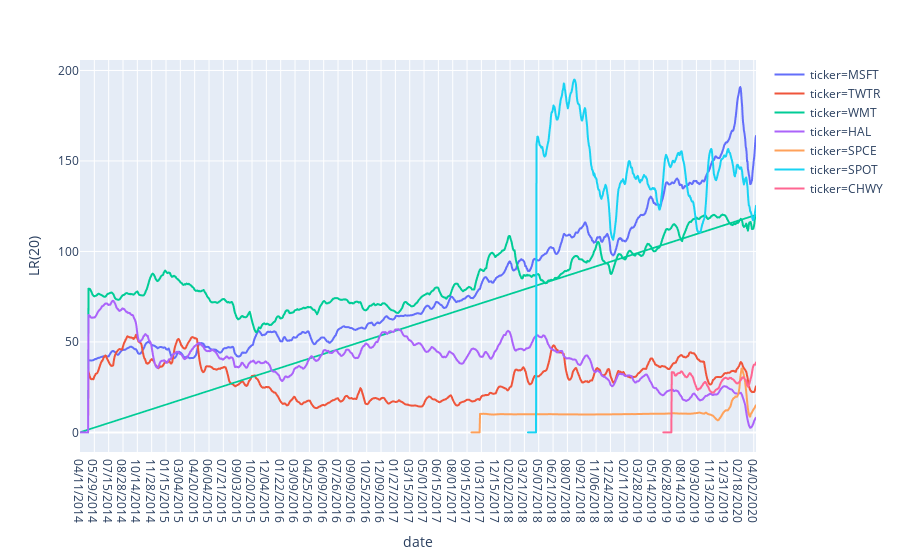

Write notebook code for a chart like this one.
### Code cell
new_fig3 = px.line(newdf, x=newdf['date'], y=newdf['LR(20)'],color=newdf['ticker'])
new_fig3.show()

### Figure 1 — Plotly figure (JSON) as saved in the notebook; plotly's stock layout.template omitted (floating-point values rounded to 4 significant figures; data arrays with more than 128 entries replaced by an {"elided": "..."} marker saying what was removed)
{"data": [{"hoverlabel": {"namelength": 0}, "hovertemplate": "ticker=MSFT<br>date=%{x}<br>LR(20)=%{y}", "legendgroup": "ticker=MSFT", "line": {"color": "#636efa", "dash": "solid"}, "mode": "lines", "name": "ticker=MSFT", "showlegend": true, "type": "scattergl", "x": {"elided": "1510 str values"}, "xaxis": "x", "y": {"elided": "1510 float values"}, "yaxis": "y"}, {"hoverlabel": {"namelength": 0}, "hovertemplate": "ticker=TWTR<br>date=%{x}<br>LR(20)=%{y}", "legendgroup": "ticker=TWTR", "line": {"color": "#EF553B", "dash": "solid"}, "mode": "lines", "name": "ticker=TWTR", "showlegend": true, "type": "scattergl", "x": {"elided": "1510 str values"}, "xaxis": "x", "y": {"elided": "1510 float values"}, "yaxis": "y"}, {"hoverlabel": {"namelength": 0}, "hovertemplate": "ticker=WMT<br>date=%{x}<br>LR(20)=%{y}", "legendgroup": "ticker=WMT", "line": {"color": "#00cc96", "dash": "solid"}, "mode": "lines", "name": "ticker=WMT", "showlegend": true, "type": "scattergl", "x": {"elided": "3020 str values"}, "xaxis": "x", "y": {"elided": "3020 float values"}, "yaxis": "y"}, {"hoverlabel": {"namelength": 0}, "hovertemplate": "ticker=HAL<br>date=%{x}<br>LR(20)=%{y}", "legendgroup": "ticker=HAL", "line": {"color": "#ab63fa", "dash": "solid"}, "mode": "lines", "name": "ticker=HAL", "showlegend": true, "type": "scattergl", "x": {"elided": "1510 str values"}, "xaxis": "x", "y": {"elided": "1510 float values"}, "yaxis": "y"}, {"hoverlabel": {"namelength": 0}, "hovertemplate": "ticker=SPCE<br>date=%{x}<br>LR(20)=%{y}", "legendgroup": "ticker=SPCE", "line": {"color": "#FFA15A", "dash": "solid"}, "mode": "lines", "name": "ticker=SPCE", "showlegend": true, "type": "scattergl", "x": {"elided": "636 str values"}, "xaxis": "x", "y": {"elided": "636 float values"}, "yaxis": "y"}, {"hoverlabel": {"namelength": 0}, "hovertemplate": "ticker=SPOT<br>date=%{x}<br>LR(20)=%{y}", "legendgroup": "ticker=SPOT", "line": {"color": "#19d3f3", "dash": "solid"}, "mode": "lines", "name": "ticker=SPOT", "showlegend": true, "type": "scattergl", "x": {"elided": "510 str values"}, "xaxis": "x", "y": {"elided": "510 float values"}, "yaxis": "y"}, {"hoverlabel": {"namelength": 0}, "hovertemplate": "ticker=CHWY<br>date=%{x}<br>LR(20)=%{y}", "legendgroup": "ticker=CHWY", "line": {"color": "#FF6692", "dash": "solid"}, "mode": "lines", "name": "ticker=CHWY", "showlegend": true, "type": "scattergl", "x": {"elided": "208 str values"}, "xaxis": "x", "y": {"elided": "208 float values"}, "yaxis": "y"}], "layout": {"legend": {"tracegroupgap": 0}, "margin": {"t": 60}, "xaxis": {"anchor": "y", "domain": [0, 1], "title": {"text": "date"}}, "yaxis": {"anchor": "x", "domain": [0, 1], "title": {"text": "LR(20)"}}}}
